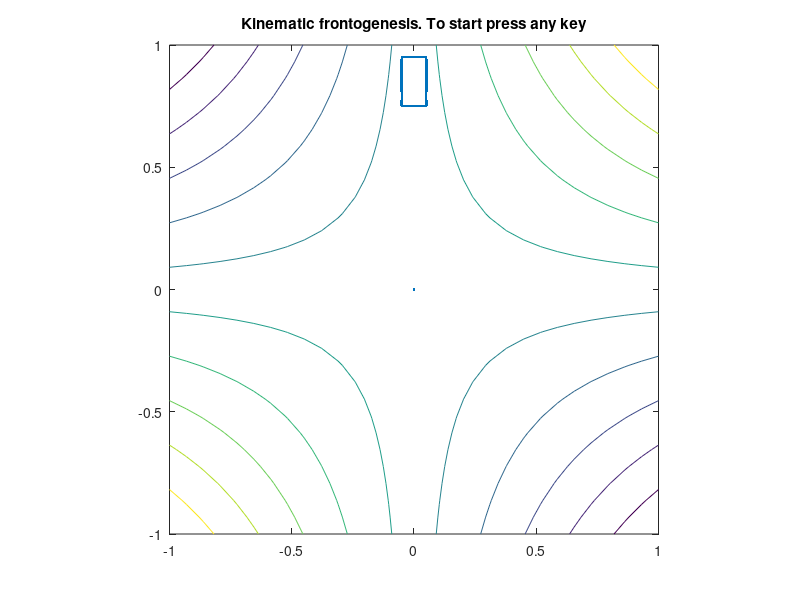

Recreate this plot in MATLAB. (Note: this script raises an error after producing the figure.)
clear all;
close all
% PARAMETERS

% icase=1 the case shown in the book, a rectangle
%      =2 some cloud of particles at a similar position
%      =3 define your own distribution
icase=1

% Number of particles for case 2 and 3
NP=400

if icase==1
NP=400
end
% To slow down, increase timetowait
timetowait=0.1
% Grid size for streamfunction plotting
IM=30;
JM=30;

% Number of time steps
NMAX=15;  % 

% Initial time
t=0;



% Resulting grid parameters 
DX=1/(IM-1);
DY=1/(JM-1);
DT=1.5/(NMAX);

x=zeros(NP);
y=zeros(NP);
fig=figure;

% Filling streamfunction
for i=1:IM
    for j=1:JM
        xx=2*(i-1)/(IM-1)-1;
        yy=2*(j-1)/(JM-1)-1;
        xp(i,j)=xx;
        yp(i,j)=yy;
        psi(i,j)=xx*yy;
    end
end

if icase==1

% Put 400 parcels on a small recangle
for i=1:100
    x(i)=-0.05+0.1*(i-1)/99.;
    y(i)=0.95;
end
for i=1:100
    x(i+100)=0.05;
    y(i+100)=0.95-0.2*(i-1)/99.;
end
for i=1:100
    x(i+200)=0.05-0.1*(i-1)/99.;
    y(i+200)=0.75;
end
for i=1:100
    x(i+300)=-0.05;
    y(i+300)=0.75+0.2*(i-1)/99.;
end

end

if icase==2
   x=0.1*randn(NP,1) ;
   y=0.9+0.1*randn(NP,1);
end
if icase==3
% define your own distribution
   for i=1:NP
   x(i)=sin(i);
   y(i)=cos(i);
   end
end
% Save initial points and check they fall inside the nondimensiona domain

for i=1:NP
  x(i)=max(x(i),-1);
  x(i)=min(x(i),1);
  y(i)=max(y(i),-1);
  y(i)=min(y(i),1);
end

xi=x;
yi=y;

% RESOLUTION & PLOT
% Initial position
    plot(x,y,'.');
    axis equal;
    hold on;
    % Show contour of streamfunction
    contour(xp',yp',psi')
    title('Kinematic frontogenesis. To start press any key')
    hold off;
    pause;

    % Loop over time
for n=1:NMAX
    % Move each point with an Lagrangian advection
    % discretized by a predictor corrector method
    for i=1:NP
        % Get velocities at departure
        [u,v]=velocityfronto(x(i),y(i));
        % predictor of arrival point
        xx=x(i)+u*DT;
        yy=y(i)+v*DT;
        % corrector based on velocity at expected arrival
        [u,v]=velocityfronto(xx,yy);
        % Final destination with this velocity
        x(i)=x(i)+u*DT;
        y(i)=y(i)+v*DT;
    end
    % increase time
    t=t+DT;
    plot(x,y,'.');
    axis([-1 1 -1 1])
    axis equal;
    hold on;
    % Show contour of streamfunction
    contour(xp',yp',psi')
    hold off;
    pause(timetowait);
end

